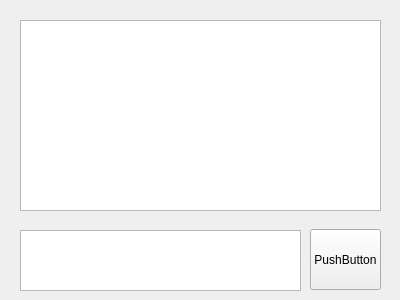
<?xml version="1.0" encoding="UTF-8"?>
<ui version="4.0">
 <class>Widget</class>
 <widget class="QWidget" name="Widget">
  <property name="geometry">
   <rect>
    <x>0</x>
    <y>0</y>
    <width>400</width>
    <height>300</height>
   </rect>
  </property>
  <property name="minimumSize">
   <size>
    <width>400</width>
    <height>300</height>
   </size>
  </property>
  <property name="maximumSize">
   <size>
    <width>400</width>
    <height>300</height>
   </size>
  </property>
  <property name="windowTitle">
   <string>Widget</string>
  </property>
  <widget class="QTextEdit" name="textEdit">
   <property name="geometry">
    <rect>
     <x>20</x>
     <y>20</y>
     <width>361</width>
     <height>191</height>
    </rect>
   </property>
   <property name="readOnly">
    <bool>true</bool>
   </property>
   <property name="overwriteMode">
    <bool>false</bool>
   </property>
  </widget>
  <widget class="QTextEdit" name="send">
   <property name="geometry">
    <rect>
     <x>20</x>
     <y>230</y>
     <width>281</width>
     <height>61</height>
    </rect>
   </property>
  </widget>
  <widget class="QPushButton" name="pushButton">
   <property name="geometry">
    <rect>
     <x>310</x>
     <y>229</y>
     <width>71</width>
     <height>61</height>
    </rect>
   </property>
   <property name="text">
    <string>PushButton</string>
   </property>
  </widget>
 </widget>
 <resources/>
 <connections/>
</ui>
